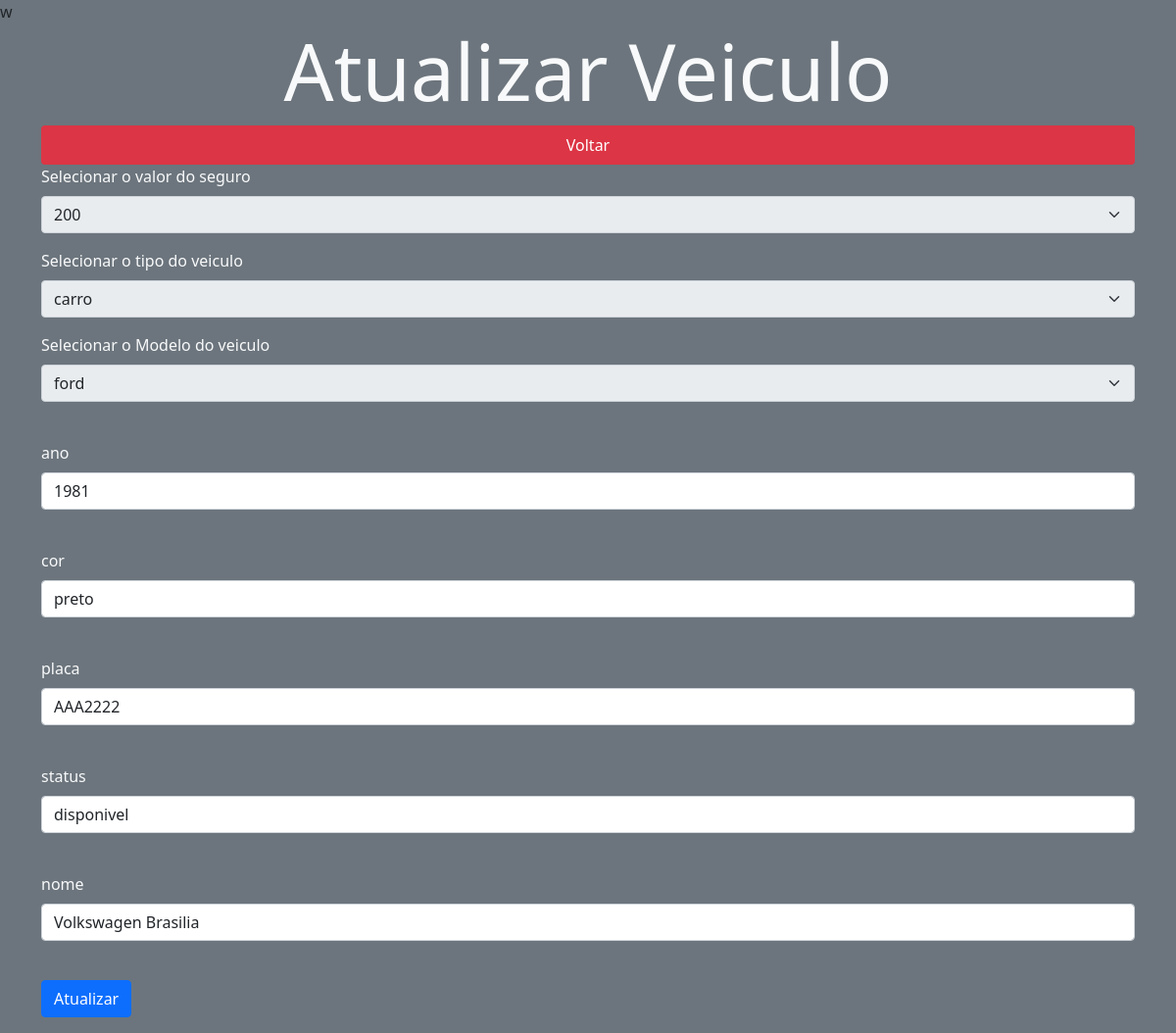
Screenshot of /src/views/editarveiculo.php?id=8 with the database file from the repository.
### tables this page shows
CREATE TABLE `veiculo` (
  `idveiculo` int(11) NOT NULL,
  `idtipoveiculo` int(11) NOT NULL,
  `idmodelo` int(11) NOT NULL,
  `idseguro` int(11) NOT NULL,
  `ano` varchar(200) NOT NULL,
  `cor` varchar(200) NOT NULL,
  `placa` varchar(200) NOT NULL,
  `status` varchar(200) NOT NULL,
  `nome` varchar(200) NOT NULL
);

### src/controller/veiculoController.php (called while the page is built, shortened)
w<?php
require_once '../model/veiculo.php';
require_once '../model/Database.php';
class veiculoController extends veiculo
{
    protected $tabela = 'veiculo';
    public function findOne($idveiculo)
    {
        $query = "SELECT * FROM $this->tabela WHERE idveiculo = :id";
        $stm = Database::prepare($query);
        $stm->bindParam(':id', $idveiculo, PDO::PARAM_INT);
        $stm->execute();
        $veiculo = new veiculo(null, null, null, null, null, null, null, null,null,null);
        foreach ($stm->fetchAll() as $ven) {
            $veiculo->setidveiculo($ven->idveiculo);
            $veiculo->setidseguro($ven->idseguro);
            $veiculo->setidmodelo($ven->idmodelo);
            $veiculo->setidtipoveiculo($ven->idtipoveiculo);
            $veiculo->setano($ven->ano);
            $veiculo->setcor($ven->cor);
            $veiculo->setplaca($ven->placa);
            $veiculo->setstatus($ven->status);
            $veiculo->setnome($ven->nome);
        }
        return $veiculo;
    }
}

### src/model/veiculo.php (called while the page is built)
<?php
class  veiculo
{
    private $idveiculo;
    private $idseguro;
    private $idmodelo;
    private $idtipoveiculo;
    private $ano;
    private $cor;
    private $placa;
    private $status;
    private $nome;
    public function __construct($idveiculo, $idseguro,$idmodelo,$idtipoveiculo,$ano,$cor,$placa,$status,$nome)
    {
        $this->idveiculo = $idveiculo;
        $this->idseguro = $idseguro;
        $this->idmodelo = $idmodelo;
        $this->idtipoveiculo = $idtipoveiculo;
        $this->ano = $ano;
        $this->cor = $cor;
        $this->placa = $placa;
        $this->status = $status;
        $this->nome = $nome;
    }
    public function getidveiculo()
    {
        return $this->idveiculo;
    }
    public function getidseguro()
    {
        return $this->idseguro;
    }
    public function getidmodelo()
    {
        return $this->idmodelo;
    }
    public function getidtipoveiculo()
    {
        return $this->idtipoveiculo;
    }
    public function getano()
    {
        return $this->ano;
    }
    public function getcor()
    {
        return $this->cor;
    }
    public function getplaca()
    {
        return $this->placa;
    }
    public function getstatus()
    {
        return $this->status;
    }
    public function getnome()
    {
        return $this->nome;
    }
    public function setidveiculo($idveiculo)
    {
        $this->idveiculo = $idveiculo;
    }
    public function setidseguro($idseguro)
    {
        $this->idseguro = $idseguro;
    }
    public function setidmodelo($idmodelo)
    {
        $this->idmodelo = $idmodelo;
    }
    public function setidtipoveiculo($idtipoveiculo)
    {
        $this->idtipoveiculo = $idtipoveiculo;
    }
    public function setano($ano)
    {
        $this->ano = $ano;
    }
    public function setcor($cor)
    {
        $this->cor = $cor;
    }
    public function setplaca($placa)
    {
        $this->placa = $placa;
    }
    public function setstatus($status)
    {
        $this->status = $status;
    }
    public function setnome($nome)
    {
        $this->nome = $nome;
    }
}

### src/model/Database.php (called while the page is built, shortened)
<?php
class Database
{
    private static $instance;
    public static function getInstance()
    {
        if (!isset(self::$instance)) {
            try {
                self::$instance = new PDO('mysql:host=' . HOST . '; dbname=' . BASE, USER, PASS);
                self::$instance->setAttribute(PDO::ATTR_ERRMODE, PDO::ERRMODE_EXCEPTION);
                self::$instance->setAttribute(PDO::ATTR_DEFAULT_FETCH_MODE, PDO::FETCH_OBJ);
            } catch (PDOException $error) {
                echo $error->getMessage();
            }
        }
        return self::$instance;
    }
    public static function prepare($sql)
    {
        return self::getInstance()->prepare($sql);
    }
}

### src/controller/seguroController.php (called while the page is built, shortened)
<?php
require_once '../model/seguro.php';
require_once '../model/Database.php';
class seguroController extends seguro
{
    public function findAll()
    {
        $query = "SELECT * FROM seguro";
        $stm = Database::prepare($query);
        $stm->execute();
        $seguros = array();
        foreach ($stm->fetchAll() as $seguro) {
            $seguros[] = new seguro($seguro->idseguro, $seguro->valor, $seguro->datafinal, $seguro->datainicio);
        }
        return $seguros;
    }
}

### src/model/seguro.php (called while the page is built, shortened)
<?php
class seguro
{
    private $idseguro;
    private $valor;
    public function __construct($idseguro, $valor, $datafinal,$datainicio)
    {
        $this->idseguro = $idseguro;
        $this->valor = $valor;
    }
    public function getidseguro() {
        return $this->idseguro;
    }
    public function getvalor() {
        return $this->valor;
    }
}

### src/controller/tipoveiculoController.php (called while the page is built, shortened)
<?php
require_once '../model/tipoveiculo.php';
require_once '../model/Database.php';
class tipoveiculoController extends tipoveiculo
{
    protected $tabela = 'tipoveiculo';
    public function findAll()
    {
        $query = "SELECT * FROM $this->tabela";
        $stm = Database::prepare($query);
        $stm->execute();
        $tipoveiculos = array();
        foreach ($stm->fetchAll() as $tipoveiculo) {
            $tipoveiculos[] = new tipoveiculo($tipoveiculo->idtipoveiculo, $tipoveiculo->descricao);
        }
        return $tipoveiculos;
    }
}

### src/model/tipoveiculo.php (called while the page is built, shortened)
<?php
class tipoveiculo
{
    private $idtipoveiculo;
    private $descricao;
    public function __construct($idtipoveiculo, $descricao)
    {
        $this->idtipoveiculo = $idtipoveiculo;
        $this->descricao = $descricao;
    }
    public function getidtipoveiculo()
    {
        return $this->idtipoveiculo;
    }
    public function getdescricao()
    {
        return $this->descricao;
    }
}

### src/controller/modeloController.php (called while the page is built, shortened)
<?php
require_once '../model/modelo.php';
require_once '../model/Database.php';
class modeloController extends modelo
{
    protected $tabela = 'modelo';
    public function findAll()
    {
        $query = "SELECT * FROM $this->tabela";
        $stm = Database::prepare($query);
        $stm->execute();
        $modelos = array();
        foreach ($stm->fetchAll() as $modelo) {
            $modelos[] = new modelo($modelo->idmodelo, $modelo->descricao);
        }
        return $modelos;
    }
}

### src/model/modelo.php (called while the page is built, shortened)
<?php
class modelo
{
    private $idmodelo;
    private $descricao;
    public function __construct($idmodelo, $descricao)
    {
        $this->idmodelo = $idmodelo;
        $this->descricao = $descricao;
    }
    public function getidmodelo()
    {
        return $this->idmodelo;
    }
    public function getdescricao()
    {
        return $this->descricao;
    }
}

### src/views/editarveiculo.php (the view, shortened to what this page needs)
<?php
require_once '../controller/seguroController.php';
require_once '../controller/modeloController.php';
require_once '../controller/tipoveiculoController.php';
require '../controller/veiculoController.php';
$idveiculo = $_GET['id'];
$veiculo = new veiculoController();
$seguros = new seguroController();
$modelos = new modeloController();
$tipoveiculos = new tipoveiculoController();
$veiculo->setidveiculo($idveiculo);
$veiculo->setidmodelo($veiculo->findOne($idveiculo)->getidmodelo());
$veiculo->setidtipoveiculo($veiculo->findOne($idveiculo)->getidtipoveiculo());
$veiculo->setidseguro($veiculo->findOne($idveiculo)->getidseguro());
$veiculo->setano($veiculo->findOne($idveiculo)->getano());
$veiculo->setcor($veiculo->findOne($idveiculo)->getcor());
$veiculo->setplaca($veiculo->findOne($idveiculo)->getplaca());
$veiculo->setstatus($veiculo->findOne($idveiculo)->getstatus());
$veiculo->setnome($veiculo->findOne($idveiculo)->getnome());
?>
<!DOCTYPE html>
<html lang="pt_br">
<head>
    <link href="https://cdn.jsdelivr.net/npm/bootstrap@5.0.1/dist/css/bootstrap.min.css" rel="stylesheet">
    <link rel="stylesheet" href="../../public/styles/main.css">
</head>
<body class="bg-secondary">
    <div class="container">
        <h1 class="display-1 text-center text-light">Atualizar Veiculo</h1>
        <nav class="nav nav-pills nav-justified ">
            <a href="./veiculo.php" class="nav-item nav-link active bg-danger" >Voltar </a>
        </nav>
        <form class='form' action="./editarveiculo.php?id=<?= $veiculo->getidveiculo() ?>" method="POST">
             <div class="mb-3">
                <label for="idseguro" class="form-label text-light">Selecionar o valor do seguro</label>
                <select name="idseguro" class="form-select " id="idseguro" disabled required>
                    <?php
                    foreach ($seguros->findAll() as $seguro) {
                        if ($seguro->getidseguro() == $veiculo->getidseguro()) { ?>
                            <option selected value="<?= $seguro->getidseguro() ?>"><?= $seguro->getvalor() ?></option> <?php
                                                                                                                 } else { ?>
                            <option value="<?= $seguro->getidseguro() ?>"><?= $seguro->getvalor() ?></option> <?php
                                                                                                                        }
                                                                                                                    }
                                                                                                                ?>
                </select>
            </div>
             <div class="mb-3">
                <label for="idtipoveiuclo" class="form-label text-light">Selecionar o tipo do veiculo</label>
                <select name="idtipoveiuclo" class="form-select" id="idtipoveiuclo" disabled required>
                    <?php
                    foreach ($tipoveiculos->findAll() as $tipoveiculo) {
                        if ($tipoveiculo->getidtipoveiculo() == $veiculo->getidtipoveiculo()) { ?>
                            <option selected value="<?= $tipoveiculo->getidtipoveiculo() ?>"><?= $tipoveiculo->getdescricao() ?></option> <?php
                                                                                                                 } else { ?>
                            <option value="<?= $tipoveiculo->getidtipoveiculo() ?>"><?= $tipoveiculo->getdescricao() ?></option> <?php
                                                                                                                        }
                                                                                                                    }
                                                                                                                ?>
                </select>
            </div>
             <div class="mb-3">
                <label for="idmodelo" class="form-label text-light">Selecionar o Modelo do veiculo</label>
                <select name="idmodelo" class="form-select" id="idmodelo" disabled required>
                    <?php
                    foreach ($modelos->findAll() as $modelo) {
                        if ($modelo->getidmodelo() == $veiculo->getidmodelo()) { ?>
                            <option selected value="<?= $modelo->getidmodelo() ?>"><?= $modelo->getdescricao() ?></option> <?php
                                                                                                                 } else { ?>
                            <option value="<?= $modelo->getidmodelo() ?>"><?= $modelo->getdescricao() ?></option> <?php
                                                                                                                        }
                                                                                                                    }
                                                                                                                ?>
                </select>
            </div>
            <div class="mb-3"><br>
                <label for="ano" class="form-label text-light">ano</label>
                <input type="number" max="2021" min="2000" step="any"  value="<?= $veiculo->getano() ?>" name="ano" class="form-control" id="ano" autocomplete="off" required>
            </div>
            <div class="mb-3"><br>
                <label for="cor" class="form-label text-light">cor</label>
                <input type="text" pattern="[a-zA-Z\s]+$" title="somente letras, por favor" step="any"    value="<?= $veiculo->getcor() ?>" name="cor" class="form-control" id="cor" autocomplete="off" required>
            </div>
            <div class="mb-3"><br>
                <label for="placa" class="form-label text-light">placa</label>
                <input type="text"pattern="[A-Z]{3}[0-9]{4}" title="digite uma placa valida exemplo:AAA1111 " step= any   value="<?= $veiculo->getplaca() ?>" name="placa" class="form-control" id="placa" autocomplete="off" required>
            </div>
            <div class="mb-3"><br>
                <label for="status" class="form-label text-light">status</label>
                <input type="text"pattern="[a-zA-Z\s]+$" title="somente letras, por favor" step="any"  value="<?= $veiculo->getstatus() ?>" name="status" class="form-control" id="status" autocomplete="off" required>
            </div>
            <div class="mb-3"><br>
                <label for="nome" class="form-label text-light">nome</label>
                <input type="text" step="any"  value="<?= $veiculo->getnome() ?>" name="nome" class="form-control" id="nome" autocomplete="off" required>
            </div>
            <div class="button"><br>
                <button type="submit" class="btn btn-primary">Atualizar</button>
            </div>
        </form>
        <?php
        if (!$_POST) return;
        ?>

### rows the page displays
veiculo: ano "1981", cor "preto", placa "AAA2222", status "disponivel", nome "Volkswagen Brasilia"

### other values shown
form field idseguro "200"
form field idtipoveiuclo "carro"
form field idmodelo "ford"
